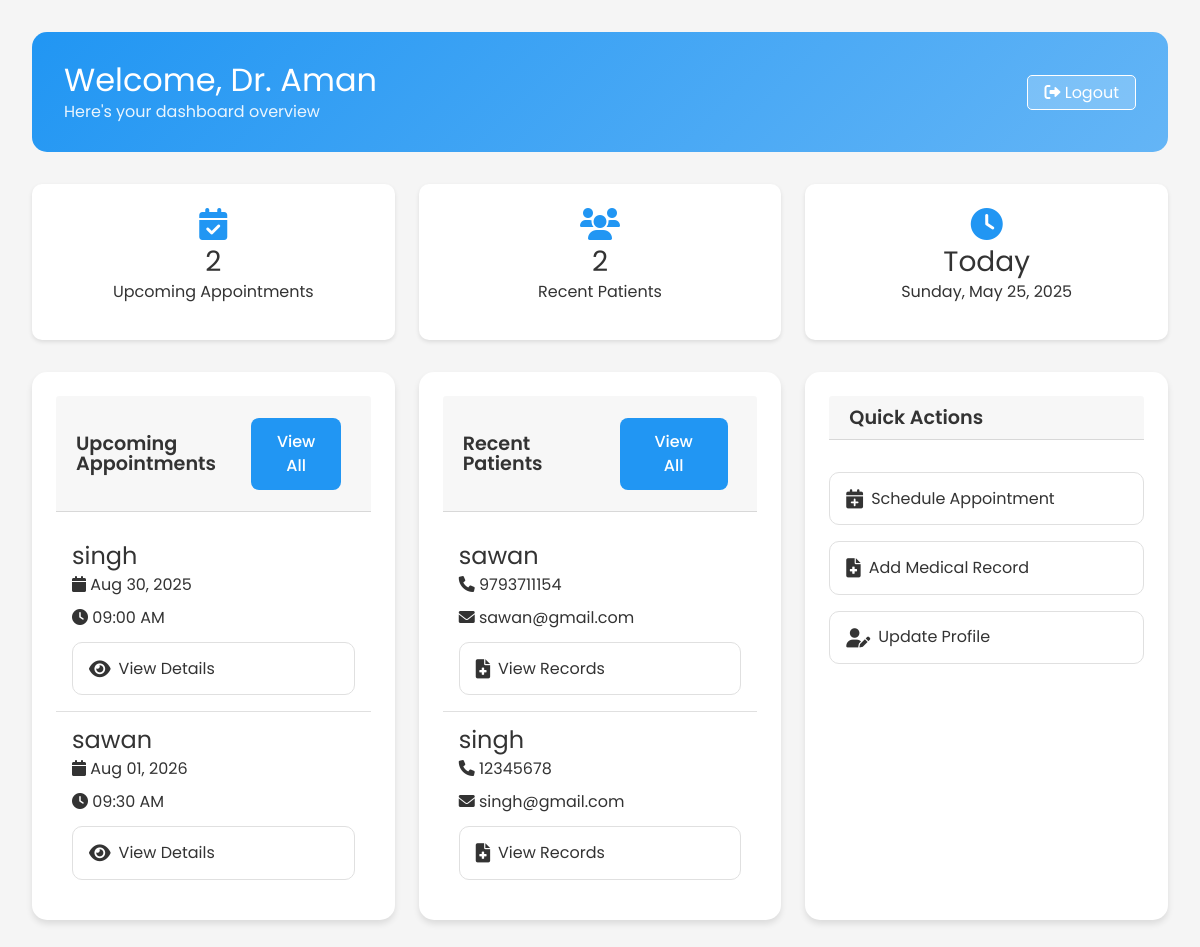
/doctor_dashboard.php (signed in), run on an earlier commit of the app's database.
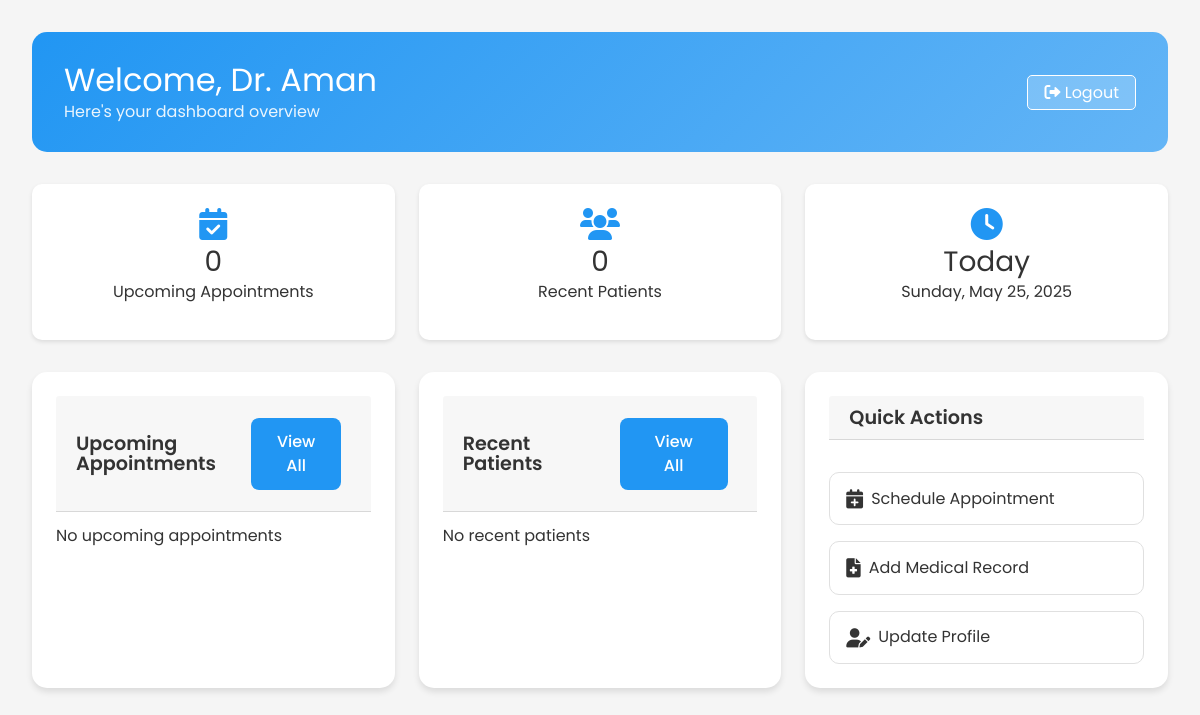
And on a later commit of the database.
### tables this page shows
CREATE TABLE IF NOT EXISTS `appointments` (
  `appointment_id` int NOT NULL AUTO_INCREMENT,
  `patient_id` int NOT NULL,
  `doctor_id` int NOT NULL,
  `appointment_date` date NOT NULL,
  `appointment_time` time NOT NULL,
  `reason` text NOT NULL,
  `notes` text,
  `preferred_communication` varchar(50) NOT NULL,
  `status` varchar(20) NOT NULL DEFAULT 'Scheduled',
  `created_at` timestamp NULL DEFAULT CURRENT_TIMESTAMP,
  PRIMARY KEY (`appointment_id`),
  KEY `patient_id` (`patient_id`),
  KEY `doctor_id` (`doctor_id`),
  KEY `idx_appointments_date` (`appointment_date`)
);

CREATE TABLE IF NOT EXISTS `patients` (
  `patient_id` int NOT NULL AUTO_INCREMENT,
  `full_name` varchar(100) NOT NULL,
  `email` varchar(100) NOT NULL,
  `password` varchar(255) NOT NULL,
  `phone` varchar(20) DEFAULT NULL,
  `date_of_birth` date DEFAULT NULL,
  `gender` enum('Male','Female','Other') DEFAULT NULL,
  `address` text,
  `created_at` timestamp NULL DEFAULT CURRENT_TIMESTAMP,
  `profile_image` varchar(255) DEFAULT NULL,
  PRIMARY KEY (`patient_id`),
  UNIQUE KEY `email` (`email`),
  KEY `idx_patients_email` (`email`)
);

### doctor_dashboard.php (the view, shortened to what the changed rows need)
<?php
require_once 'includes/db_connect.php';
$doctor_id = $_SESSION['user_id'];
$doctor_name = $_SESSION['user_name'];
try {
    $stmt = $con->prepare("SELECT a.*, p.full_name as patient_name, p.phone as patient_phone
                          FROM appointments a
                          JOIN patients p ON a.patient_id = p.patient_id
                          WHERE a.doctor_id = ? AND a.appointment_date >= CURDATE()
                          ORDER BY a.appointment_date ASC
                          LIMIT 3");
    $stmt->bind_param("i", $doctor_id);
    $stmt->execute();
    $upcomingAppointments = $stmt->get_result()->fetch_all(MYSQLI_ASSOC);
} catch (Exception $e) {
    $upcomingAppointments = [];
    error_log("Error fetching upcoming appointments: " . $e->getMessage());
}
try {
    $stmt = $con->prepare("SELECT DISTINCT p.*
                          FROM patients p
                          JOIN appointments a ON p.patient_id = a.patient_id
                          WHERE a.doctor_id = ?
                          ORDER BY a.appointment_date DESC
                          LIMIT 3");
    $stmt->bind_param("i", $doctor_id);
    $stmt->execute();
    $recentPatients = $stmt->get_result()->fetch_all(MYSQLI_ASSOC);
} catch (Exception $e) {
    $recentPatients = [];
    error_log("Error fetching recent patients: " . $e->getMessage());
}
?>
<!DOCTYPE html>
<html lang="en">
<head>
    <link rel="stylesheet" href="styles/homepage.css">
    <link rel="stylesheet" href="assets/bootstrap/css/bootstrap.min.css">
    <link rel="stylesheet" href="assets/theme/css/style.css">
    <link rel="stylesheet" href="https://cdnjs.cloudflare.com/ajax/libs/font-awesome/6.0.0/css/all.min.css">
</head>
<body>
    <div class="container">
        <div class="welcome-section">
            <div class="welcome-text">
                <h1>Welcome, Dr. <?php echo htmlspecialchars($doctor_name); ?></h1>
            </div>
        </div>
        <div class="quick-stats">
            <div class="stat-card">
                <i class="fas fa-calendar-check"></i>
                <h3><?php echo count($upcomingAppointments); ?></h3>
                <p>Upcoming Appointments</p>
            </div>
            <div class="stat-card">
                <i class="fas fa-users"></i>
                <h3><?php echo count($recentPatients); ?></h3>
                <p>Recent Patients</p>
            </div>
        </div>
        <div class="dashboard-grid">
            <div class="card">
                <div class="card-header">
                    <h2 class="card-title">Upcoming Appointments</h2>
                    <a href="doctor_appointments.php" class="btn btn-primary">View All</a>
                </div>
                <?php if (!empty($upcomingAppointments)): ?>
                    <?php foreach ($upcomingAppointments as $appointment): ?>
                        <div class="appointment-item">
                            <h4><?php echo htmlspecialchars($appointment['patient_name']); ?></h4>
                            <p><i class="fas fa-calendar"></i> <?php echo date('M d, Y', strtotime($appointment['appointment_date'])); ?></p>
                            <p><i class="fas fa-clock"></i> <?php echo date('h:i A', strtotime($appointment['appointment_time'])); ?></p>
                            <div class="action-buttons">
                                <a href="view_appointment.php?id=<?php echo $appointment['appointment_id']; ?>" class="action-btn">
                                    <i class="fas fa-eye"></i> View Details
                                </a>
                            </div>
                        </div>
                    <?php endforeach; ?>
                <?php else: ?>
                    <p>No upcoming appointments</p>
                <?php endif; ?>
            </div>
            <div class="card">
                <div class="card-header">
                    <h2 class="card-title">Recent Patients</h2>
                    <a href="doctor_patients.php" class="btn btn-primary">View All</a>
                </div>
                <?php if (!empty($recentPatients)): ?>
                    <?php foreach ($recentPatients as $patient): ?>
                        <div class="patient-item">
                            <h4><?php echo htmlspecialchars($patient['full_name']); ?></h4>
                            <p><i class="fas fa-phone"></i> <?php echo htmlspecialchars($patient['phone']); ?></p>
                            <p><i class="fas fa-envelope"></i> <?php echo htmlspecialchars($patient['email']); ?></p>
                            <div class="action-buttons">
                                <a href="patient_records.php?id=<?php echo $patient['patient_id']; ?>" class="action-btn">
                                    <i class="fas fa-file-medical"></i> View Records
                                </a>
                            </div>
                        </div>
                    <?php endforeach; ?>
                <?php else: ?>
                    <p>No recent patients</p>
                <?php endif; ?>
            </div>
            <div class="card">
                <div class="card-header">
                    <h2 class="card-title">Quick Actions</h2>
                </div>
            </div>
        </div>
    </div>
</body>
</html>

What changed in the data, as far as the page shows it:
removed appointments: patient.full_name "singh", appointment_date "Aug 30, 2025", appointment_time "09:00 AM"
removed appointments: patient.full_name "sawan", appointment_date "Aug 01, 2026", appointment_time "09:30 AM"
removed patients: full_name "sawan", phone "9793711154", email "sawan@gmail.com"
removed patients: full_name "singh", phone "12345678", email "singh@gmail.com"
Also different on the page:
count($upcomingAppointments): "2" → "0"
count($recentPatients): "2" → "0"
text now shown: "No upcoming appointments No recent patients"
